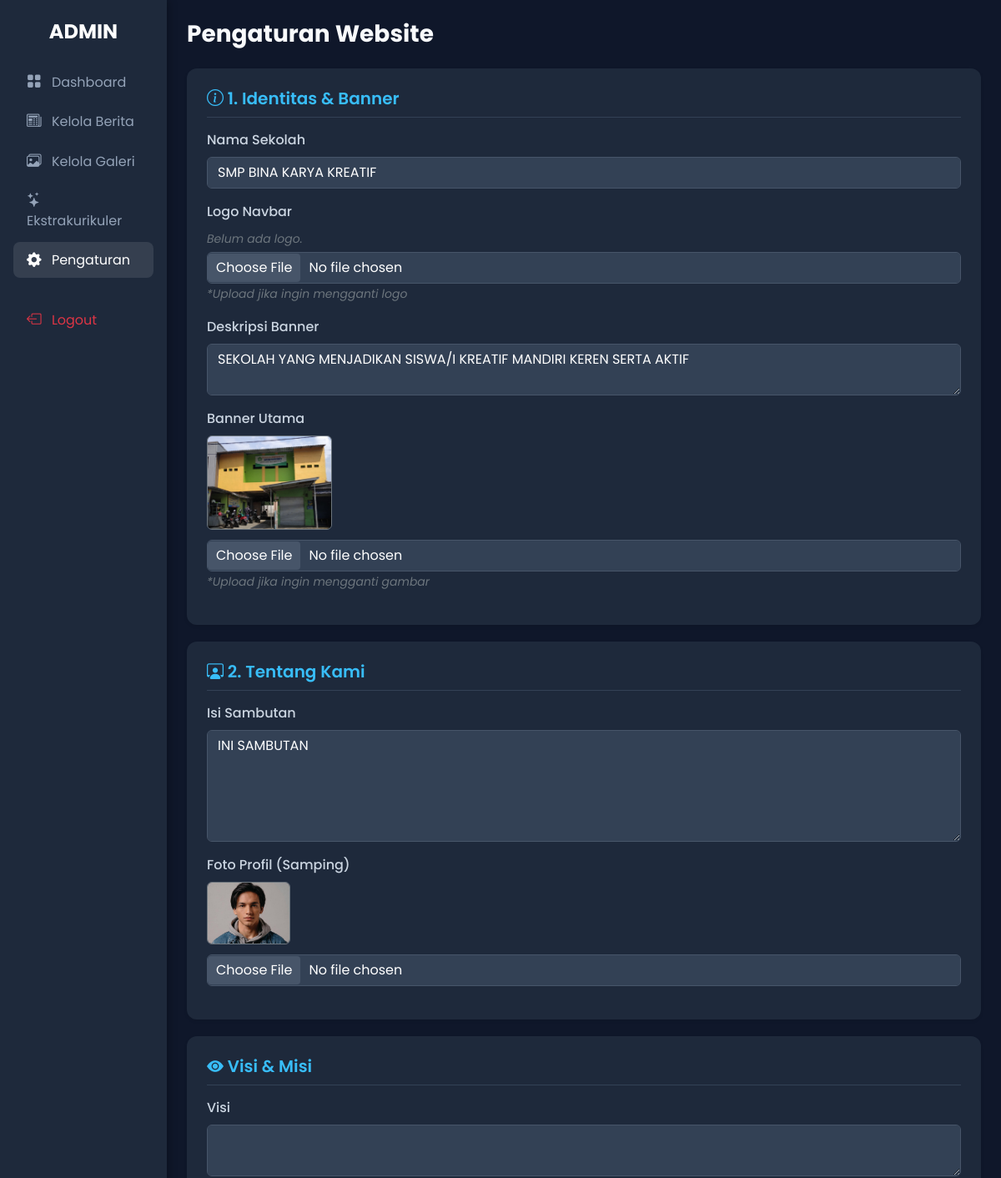
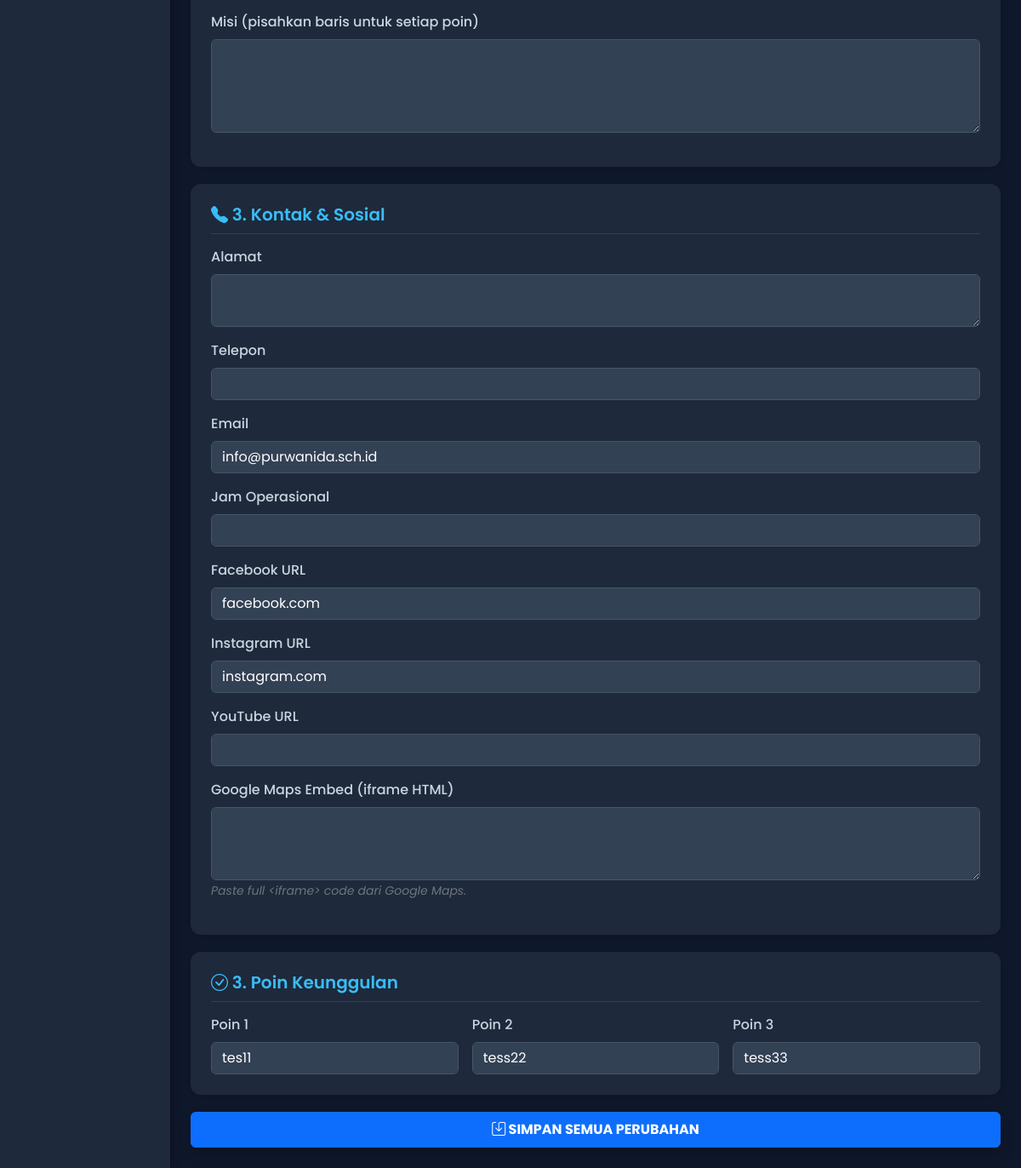
The app's page /admin/pengaturan.php (signed in) with its own data (2 pictures, top to bottom).
### tables this page shows
CREATE TABLE `profil_sekolah` (
  `id` int(11) NOT NULL,
  `nama_sekolah` varchar(100) DEFAULT NULL,
  `deskripsi_hero` text DEFAULT NULL,
  `gambar_hero` varchar(255) DEFAULT NULL,
  `sambutan_kepsek` text DEFAULT NULL,
  `alamat` varchar(255) DEFAULT NULL,
  `email` varchar(100) DEFAULT NULL,
  `telepon` varchar(20) DEFAULT NULL,
  `facebook` varchar(100) DEFAULT NULL,
  `instagram` varchar(100) DEFAULT NULL,
  `isi_profil` text DEFAULT NULL,
  `gambar_profil` varchar(255) DEFAULT NULL,
  `keunggulan_1` varchar(255) DEFAULT NULL,
  `keunggulan_2` varchar(255) DEFAULT NULL,
  `keunggulan_3` varchar(255) DEFAULT NULL
);

### admin/pengaturan.php (the view, shortened to what this page needs)
<?php
include '../config/koneksi.php';
$query = mysqli_query($koneksi, "SELECT * FROM profil_sekolah WHERE id=1");
$data  = mysqli_fetch_assoc($query);
?>
<!DOCTYPE html>
<html lang="id">
<head>
    <link href="https://cdn.jsdelivr.net/npm/bootstrap@5.3.0/dist/css/bootstrap.min.css" rel="stylesheet">
    <link rel="stylesheet" href="https://cdn.jsdelivr.net/npm/bootstrap-icons@1.10.0/font/bootstrap-icons.css">
</head>
<body>
<div class="d-flex">
    <div class="sidebar col-md-2 d-none d-md-block p-3">
        <h4 class="fw-bold text-center text-white mb-4 mt-2">ADMIN</h4>
        <ul class="nav flex-column">
            <li class="nav-item">
                <a class="nav-link" href="dashboard.php">
                    <i class="bi bi-grid-fill me-2"></i> Dashboard
                </a>
            </li>
            <li class="nav-item">
                <a class="nav-link" href="berita.php">
                    <i class="bi bi-newspaper me-2"></i> Kelola Berita
                </a>
            </li>
            <li class="nav-item">
                <a class="nav-link" href="galeri.php">
                    <i class="bi bi-images me-2"></i> Kelola Galeri
                </a>
            </li>
            <li class="nav-item">
                <a class="nav-link" href="ekskul.php">
                    <i class="bi bi-stars me-2"></i> Ekstrakurikuler
                </a>
            </li>
            <li class="nav-item">
                <a class="nav-link active" href="pengaturan.php">
                    <i class="bi bi-gear-fill me-2"></i> Pengaturan
                </a>
            </li>
            <li class="nav-item mt-4">
                <a class="nav-link text-danger" href="logout.php">
                    <i class="bi bi-box-arrow-left me-2"></i> Logout
                </a>
            </li>
        </ul>
    </div>
    <div class="flex-grow-1 p-4">
        <h3 class="fw-bold mb-4">Pengaturan Website</h3>
        <form action="proses.php" method="POST" enctype="multipart/form-data">
            <?php
            $fields = ['alamat','telepon','email','jam_operasional','facebook','instagram','youtube','visi','misi'];
            foreach($fields as $f){ if(!isset($data[$f])) $data[$f] = ''; }
            ?>
            <div class="card card-custom p-4 shadow-sm">
                <h5 class="section-title"><i class="bi bi-info-circle"></i> 1. Identitas & Banner</h5>
                <div class="mb-3">
                    <label class="form-label">Nama Sekolah</label>
                    <input type="text" name="nama_sekolah" class="form-control" value="<?= $data['nama_sekolah'] ?>" required>
                </div>
                <div class="mb-3">
                    <label class="form-label">Logo Navbar</label><br>
                    <?php if(!empty($data['logo']) && file_exists('../assets/img/' . $data['logo'])): ?>
                        <img src="../assets/img/<?= $data['logo'] ?>" class="mb-2 rounded border border-secondary" height="60" style="object-fit: contain;">
                    <?php else: ?>
                        <small class="text-secondary fst-italic">Belum ada logo.</small><br>
                    <?php endif; ?>
                    <input type="file" name="logo" class="form-control mt-1" accept="image/*">
                    <small class="text-secondary fst-italic">*Upload jika ingin mengganti logo</small>
                </div>
                <div class="mb-3">
                    <label class="form-label">Deskripsi Banner</label>
                    <textarea name="deskripsi_hero" class="form-control" rows="2"><?= $data['deskripsi_hero'] ?></textarea>
                </div>
                <div class="mb-3">
                    <label class="form-label">Banner Utama</label><br>
                    <?php if(!empty($data['gambar_hero'])): ?>
                        <img src="../assets/img_sekolah/<?= $data['gambar_hero'] ?>" class="mb-2 rounded border border-secondary" width="150" style="object-fit: cover;">
                    <?php endif; ?>
                    <input type="file" name="foto_hero" class="form-control mt-1" accept="image/*">
                    <small class="text-secondary fst-italic">*Upload jika ingin mengganti gambar</small>
                </div>
            </div>
            <div class="card card-custom p-4 shadow-sm">
                <h5 class="section-title"><i class="bi bi-person-workspace"></i> 2. Tentang Kami</h5>
                <div class="mb-3">
                    <label class="form-label">Isi Sambutan</label>
                    <textarea name="isi_profil" class="form-control" rows="5"><?= $data['isi_profil'] ?></textarea>
                </div>
                <div class="mb-3">
                    <label class="form-label">Foto Profil (Samping)</label><br>
                    <?php if(!empty($data['gambar_profil'])): ?>
                        <img src="../assets/img_sekolah/<?= $data['gambar_profil'] ?>" class="mb-2 rounded border border-secondary" width="100" style="object-fit: cover;">
                    <?php endif; ?>
                    <input type="file" name="foto_profil" class="form-control mt-1" accept="image/*">
                </div>
            </div>
            <div class="card card-custom p-4 shadow-sm">
                <h5 class="section-title"><i class="bi bi-eye-fill"></i> Visi & Misi</h5>
                <div class="mb-3">
                    <label class="form-label">Visi</label>
                    <textarea name="visi" class="form-control" rows="2"><?= $data['visi'] ?></textarea>
                </div>
                <div class="mb-3">
                    <label class="form-label">Misi (pisahkan baris untuk setiap poin)</label>
                    <textarea name="misi" class="form-control" rows="4"><?= $data['misi'] ?></textarea>
                </div>
            </div>
            <div class="card card-custom p-4 shadow-sm">
                <h5 class="section-title"><i class="bi bi-telephone-fill"></i> 3. Kontak & Sosial</h5>
                <div class="mb-3">
                    <label class="form-label">Alamat</label>
                    <textarea name="alamat" class="form-control" rows="2"><?= $data['alamat'] ?></textarea>
                </div>
                <div class="mb-3">
                    <label class="form-label">Telepon</label>
                    <input type="text" name="telepon" class="form-control" value="<?= $data['telepon'] ?>">
                </div>
                <div class="mb-3">
                    <label class="form-label">Email</label>
                    <input type="email" name="email" class="form-control" value="<?= $data['email'] ?>">
                </div>
                <div class="mb-3">
                    <label class="form-label">Jam Operasional</label>
                    <input type="text" name="jam_operasional" class="form-control" value="<?= $data['jam_operasional'] ?>">
                </div>
                <div class="mb-3">
                    <label class="form-label">Facebook URL</label>
                    <input type="url" name="facebook" class="form-control" value="<?= $data['facebook'] ?>">
                </div>
                <div class="mb-3">
                    <label class="form-label">Instagram URL</label>
                    <input type="url" name="instagram" class="form-control" value="<?= $data['instagram'] ?>">
                </div>
                <div class="mb-3">
                    <label class="form-label">YouTube URL</label>
                    <input type="url" name="youtube" class="form-control" value="<?= $data['youtube'] ?>">
                </div>
                <div class="mb-3">
                    <label class="form-label">Google Maps Embed (iframe HTML)</label>
                    <textarea name="map_embed" class="form-control" rows="3"><?= htmlspecialchars($data['map_embed'] ?? '') ?></textarea>
                    <small class="text-secondary fst-italic">Paste full &lt;iframe&gt; code dari Google Maps.</small>
                </div>
            </div>
            <div class="card card-custom p-4 shadow-sm">
                <h5 class="section-title"><i class="bi bi-check-circle"></i> 3. Poin Keunggulan</h5>
                <div class="row g-3">
                    <div class="col-md-4">
                        <label class="form-label">Poin 1</label>
                        <input type="text" name="keunggulan_1" class="form-control" value="<?= $data['keunggulan_1'] ?>" placeholder="Contoh: Fasilitas Lengkap">
                    </div>
                    <div class="col-md-4">
                        <label class="form-label">Poin 2</label>
                        <input type="text" name="keunggulan_2" class="form-control" value="<?= $data['keunggulan_2'] ?>" placeholder="Contoh: Guru Profesional">
                    </div>
                    <div class="col-md-4">
                        <label class="form-label">Poin 3</label>
                        <input type="text" name="keunggulan_3" class="form-control" value="<?= $data['keunggulan_3'] ?>" placeholder="Contoh: Biaya Terjangkau">
                    </div>
                </div>
            </div>
            <button type="submit" name="update_profil" class="btn btn-primary w-100 py-2 fw-bold shadow">
                <i class="bi bi-save"></i> SIMPAN SEMUA PERUBAHAN
            </button>
        </form>
    </div>
</div>
</body>
</html>

### admin/pengaturan.php (style rules this page uses)
:root { --bg-dark: #0f172a; --bg-sidebar: #1e293b; --text-grey: #94a3b8; --text-white: #f8fafc; }
body { font-family: 'Poppins', sans-serif; background-color: var(--bg-dark); color: var(--text-white); }
.sidebar { background-color: var(--bg-sidebar); box-shadow: 2px 0 10px rgba(0,0,0,0.3); min-height: 100vh; }
.nav-link { color: var(--text-grey); margin-bottom: 5px; border-radius: 8px; transition: 0.3s; }
.nav-link:hover, .nav-link.active { background-color: rgba(255, 255, 255, 0.1); color: #fff; }
.nav-link i { margin-right: 10px; font-size: 1.1rem; }
.card-custom { background-color: var(--bg-sidebar); border: none; border-radius: 12px; margin-bottom: 20px; }
.section-title { color: #38bdf8; font-weight: 600; margin-bottom: 15px; border-bottom: 1px solid #334155; padding-bottom: 10px; }
.form-control { background-color: #334155; border: 1px solid #475569; color: white; }
.form-label { font-weight: 500; color: #cbd5e1; }

### records on screen
profil_sekolah: nama_sekolah "SMP BINA KARYA KREATIF", deskripsi_hero "SEKOLAH YANG MENJADIKAN SISWA/I KREATIF MANDIRI KEREN SERTA AKTIF", gambar_hero (picture), isi_profil "INI SAMBUTAN", gambar_profil (picture), email "info@purwanida.sch.id", facebook "facebook.com", instagram "instagram.com", keunggulan_1 "tes11", keunggulan_2 "tess22", keunggulan_3 "tess33"
